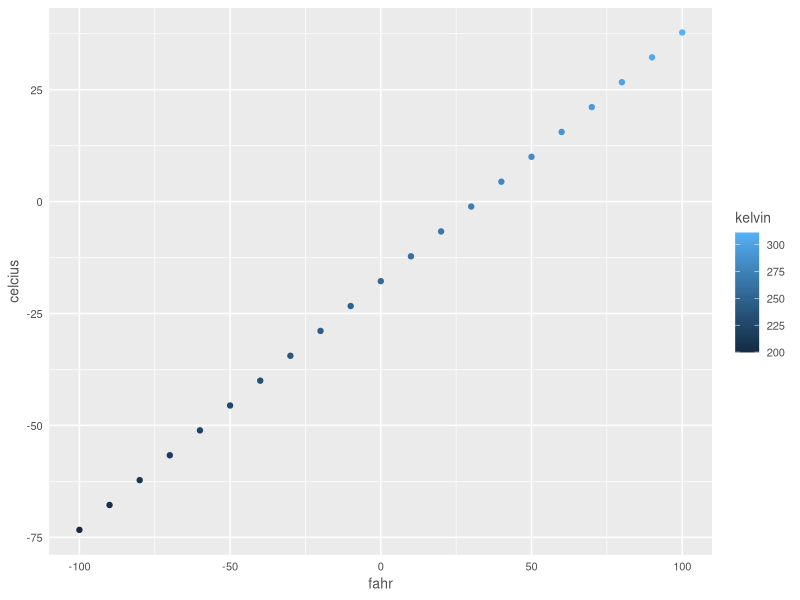
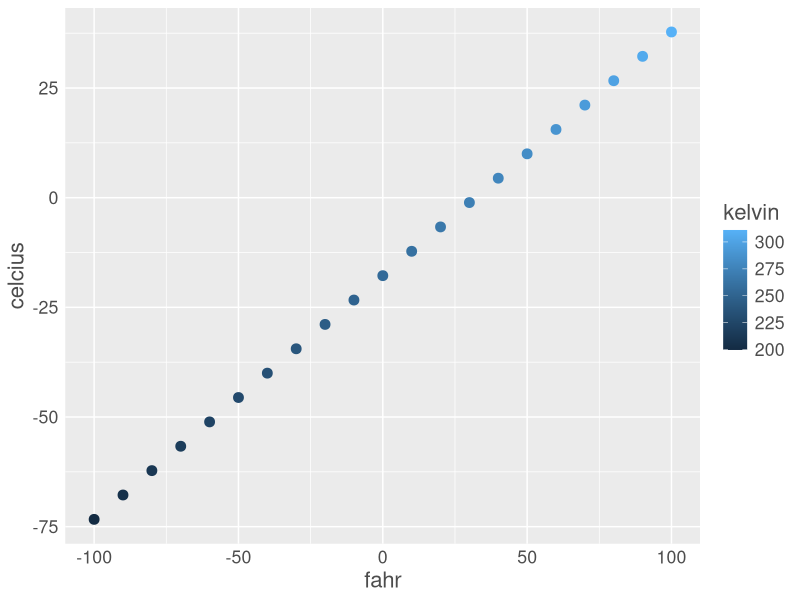

The R source for these figures, in order:
## ---- chunk 1
knitr::opts_chunk$set(echo = TRUE)
## ---- chunk 2

rm(list=ls())

## ---- chunk 3

airtemps <- c(212, 78.3, 30, 32)

## ---- chunk 4

celcius1 <- (airtemps[1] - 32) * 5/9
celcius1
celcius2 <- (airtemps[2] - 32) * 5/9
celcius2
celcius3 <- (airtemps[3] - 32) * 5/9
celcius3
celcius4 <- (airtemps[4] - 32) * 5/9
celcius4

## ---- chunk 5

FtoC <- function(fahr) {
  celcius <- (fahr - 32) * 5/9
  return(celcius)
}
  
celcius5 <- FtoC(airtemps[1])
celcius5
celcius1 == celcius5

## ---- chunk 6

celcius6 <- FtoC(airtemps)
celcius6

## ---- chunk 7

CtoF <- function(celcius) {
  fahr <- (celcius*9/5) + 32
  return(fahr)
}

fahr <- CtoF(celcius6)
fahr
fahr == airtemps
## ---- chunk 8

FtoCtoK <- function(fahr) {
  celcius <- (fahr - 32) * 5/9
  kelvin <- celcius + 273.15
  return(list(fahr = fahr, celcius = celcius, kelvin = kelvin))
}

temps_df <- data.frame(FtoCtoK(seq(-100, 100, 10)))
temps_df

## ---- chunk 9
themes_plot <- function(base_size = 9){
  ggplot2::theme(
    axis.ticks = ggplot2::element_blank(),
    text = ggplot2::element_text(family = 'Helvetica', color = 'gray30', size = base_size)
  )
  
}

library(ggplot2)

ggplot(temps_df, mapping = aes(x = fahr, y = celcius, color = kelvin)) + 
  geom_point() + 
  themes_plot(10)


## ---- chunk 10
scatterplot <- function(df, point_size = 2, font_size=9) {
  ggplot(df, mapping=aes(x=fahr, y=celcius, color=kelvin)) +
    geom_point(size=point_size) +
    themes_plot(font_size)
}

scatterplot(temps_df, point_size = 3, font_size = 16)

## ---- chunk 11


